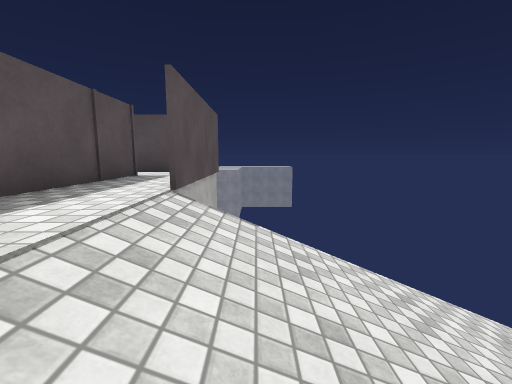
[1] (above)

18 first-person views from a walk through a scene from a Unity 3-D project. The camera is 1.2 m above the floor, tilts 8° down and sees 90° across. The floor is counted in squares, 1 m on a side. Each view is taken from the middle of a square. On the plan, view 1 faces up. The plan holds only what a view shows up to about 12 squares ahead; the rest is blank. The place goes on beyond the plan. The player is left out. Surface patterns are stand-ins for the level's own textures.

[2]
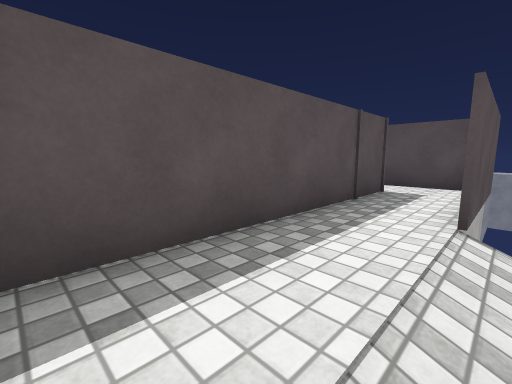

[3]
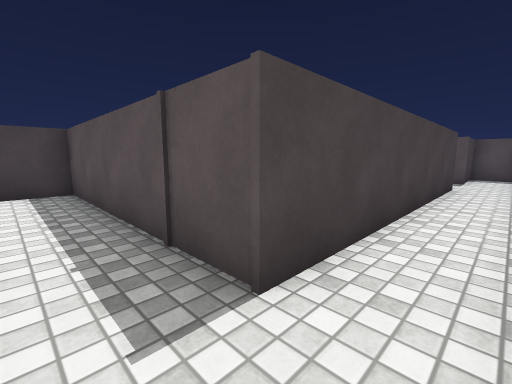

[4]
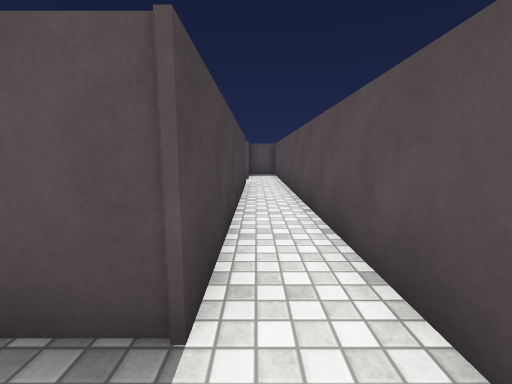

[5]
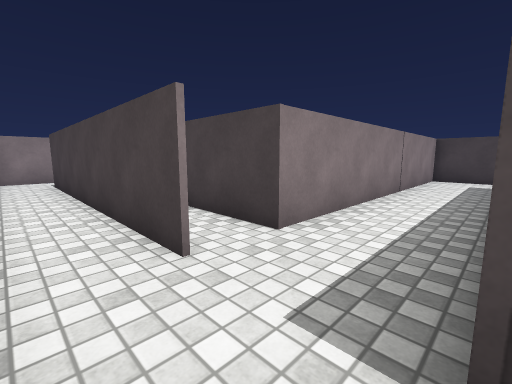

[6]
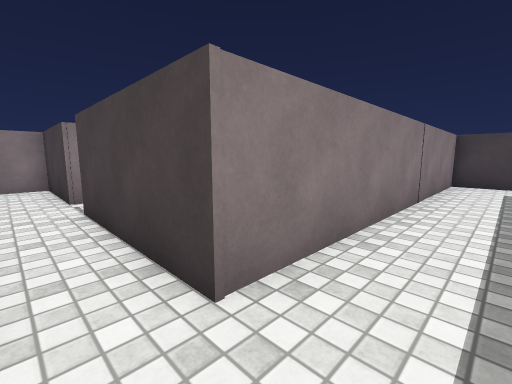

[7]
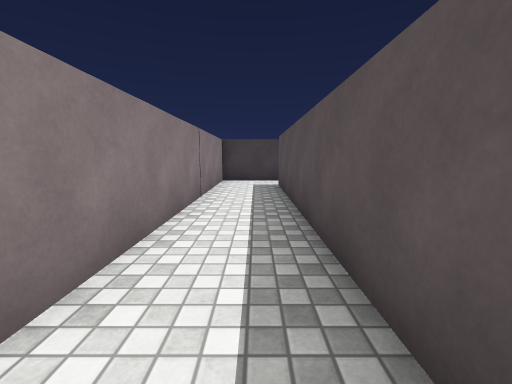

[8]
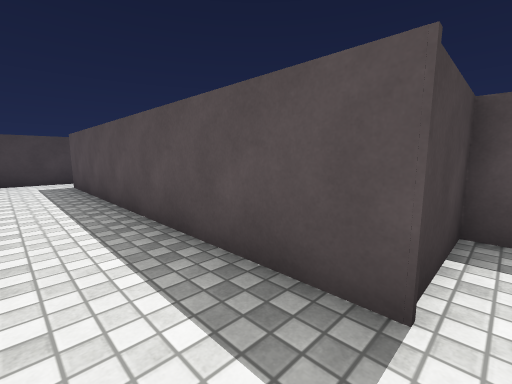

[9]
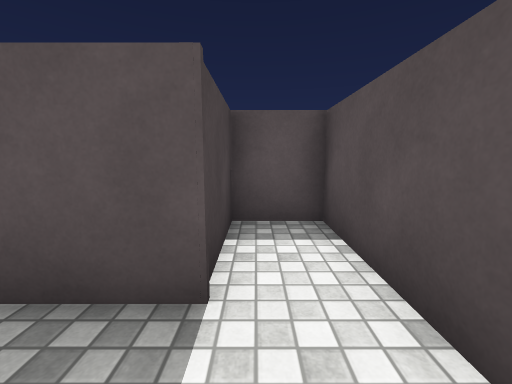

[10]
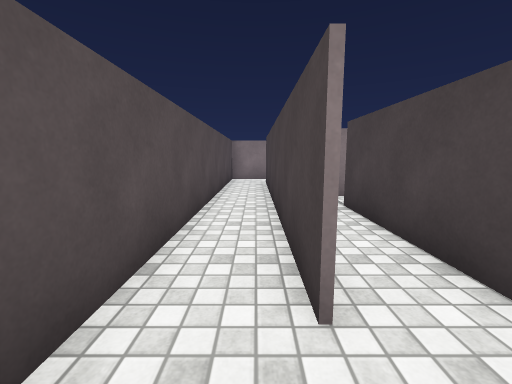

[11]
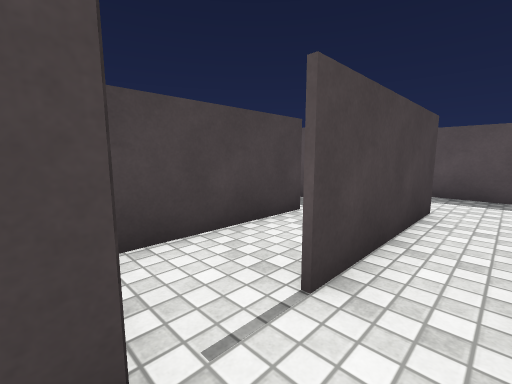

[12]
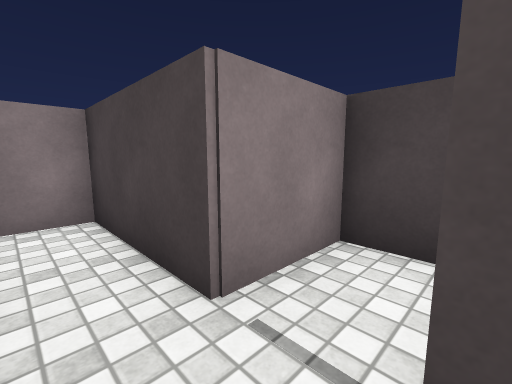

[13]
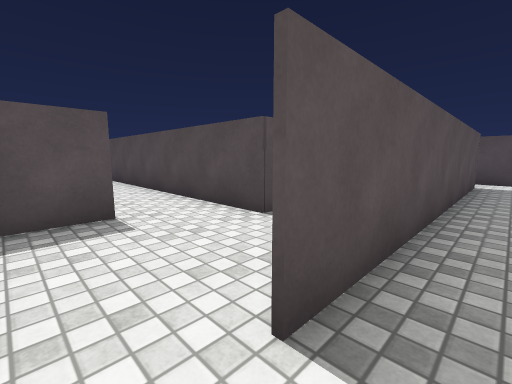

[14]
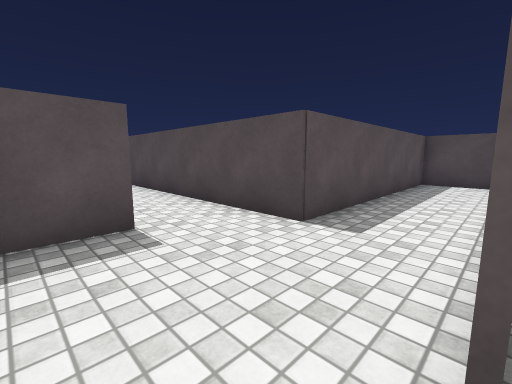

[15]
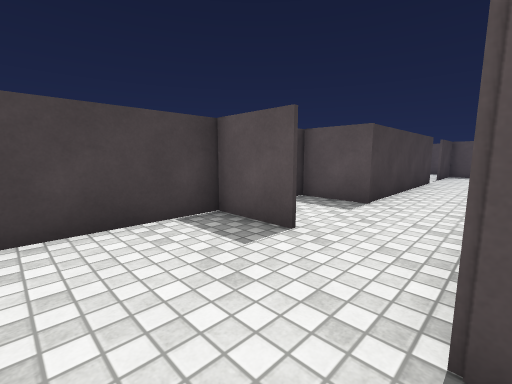

[16]
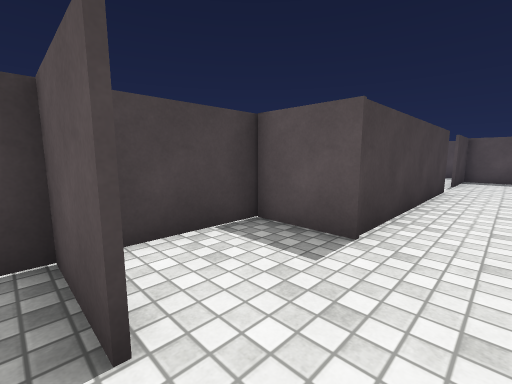

[17]
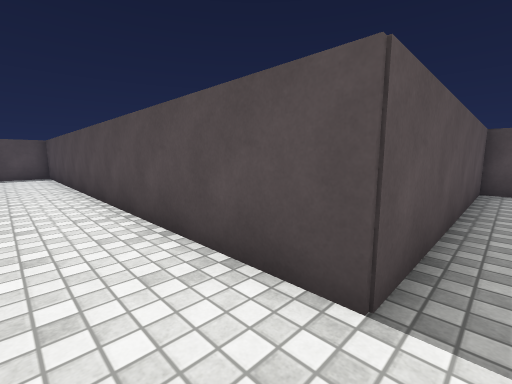

[18]
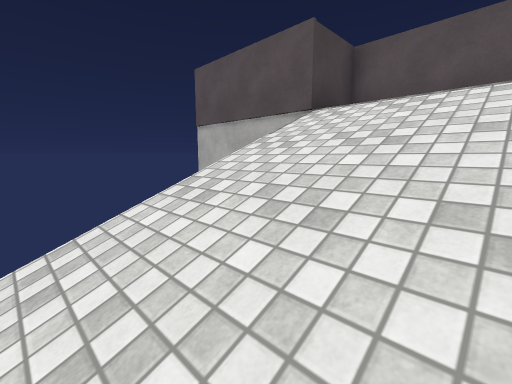

### Floor plan
Key: @ floor where view 1 was taken; # wall or solid block; . floor; / step, stairs or slope.
Columns run from 30 left of view 1 to 4 right of it. Each row starts with its distance up from view 1.
 10            ###################
  9            #.................#
  8            ####..##########..#
  7            #..#...........#..#
  6            #..#..#####.####..#
  5            #..#..#  ...#  #..#
  4            #..#..#######  #..//////
  3            #..#..#        #..//////
  2            #..#..#        #..//////
  1            #..#..#        #..//////
  0            #..#..#        #../@////
 -1 ############..#..#        ####
 -2 ..............#..#
 -3 ..............#..#
 -4 #######...#......#
 -5       #...#......#
 -6       ############

Positions as (right, up) in squares from view 1, and headings:
1: (0, 0), facing up
2: (-1, 0), facing up-left
3: (-2, 9), facing down-left
4: (-2, 8), facing left
5: (-16, 9), facing down-right
6: (-15, 7), facing down-right
7: (-15, 7), facing down
8: (-14, 8), facing down-left
9: (-14, 8), facing left
10: (-15, 8), facing right
11: (-7, 7), facing down-left
12: (-9, 7), facing down-right
13: (-15, -5), facing up-left
14: (-16, -5), facing up-left
15: (-17, -1), facing down-left
16: (-20, -2), facing down-left
17: (-18, -3), facing up-left
18: (4, 3), facing down-left
